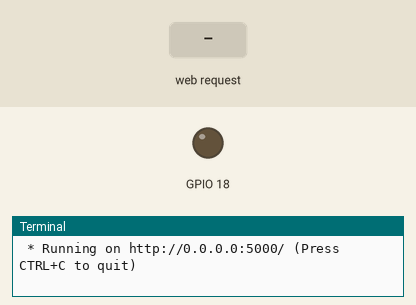
A program run on a simulated Raspberry Pi (BCM pin numbers). Parts: output pins drawn as LEDs (lit = HIGH), the last lines printed to the terminal. The inputs (shaded band) are chosen by the test bench. The clock reads 2024-03-15 10:24:30 at power-on unless the program sets it.

Above: at 1.2 s.
1.3 s: HTTP request for /fan/one received
At 2.1 s:
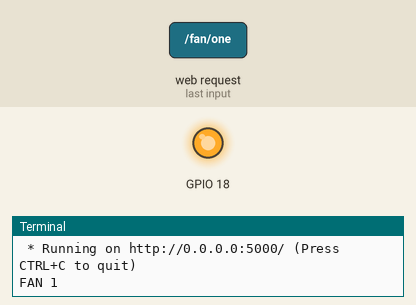
3.8 s: HTTP request for /fan/three received
At 4.3 s:
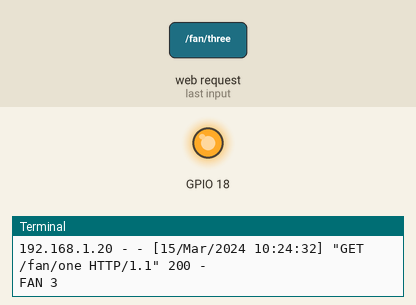
5.3 s: HTTP request for /fan/two received
At 9.5 s:
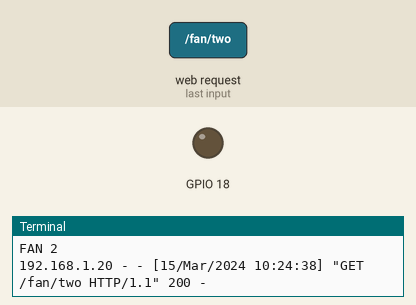
Timing chart, 0 to 11.0 s (numbered marks = the images above; inputs shaded):
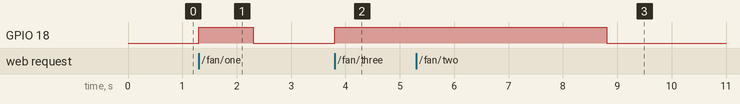

Measured:
- after the input at 1.3 s, GPIO 18: LOW → HIGH at once, → LOW 1.0 s later
- after the input at 3.8 s, GPIO 18: LOW → HIGH at once
- after the input at 5.3 s, GPIO 18: HIGH → LOW after 3.5 s instead of 1.5 s

The program:

8_4_ex2_FAN.py
```python
'''FAN 타이머 작동
1) "fan on for X second(s)" 명령에 대해 X초 동안 작동하도록 구현
2) X는 {1, 2, 3} 중 하나'''

import RPi.GPIO as GPIO
from time import sleep

from flask import Flask
app = Flask(__name__)

@app.route('/')
def hello():
    return "hello world"

@app.route('/fan/<second>')
def ledonfoff(second):
    if second == "one":
        print("FAN 1")
        GPIO.output(18, 1)
        sleep(1)
        GPIO.output(18, 0)
        return "one"

    elif second == "two":
        print("FAN 2")
        GPIO.output(18, 1)
        sleep(2)
        GPIO.output(18, 0)
        return "two"

    elif second == "three":
        print("FAN 3")
        GPIO.output(18, 1)
        sleep(3)
        GPIO.output(18, 0)
        return "three"

if __name__ == "__main__":
    GPIO.setmode(GPIO.BCM)
    GPIO.setup(18, GPIO.OUT, initial=GPIO.LOW)
    app.run(host='0.0.0.0', port=5000, debug=True)
```
